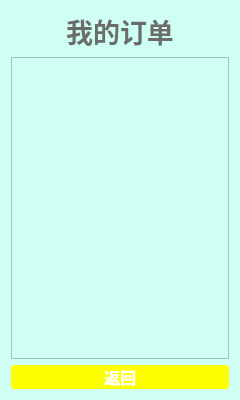
<?xml version="1.0" encoding="UTF-8"?>
<ui version="4.0">
 <class>OrderWidget</class>
 <widget class="QWidget" name="OrderWidget">
  <property name="geometry">
   <rect>
    <x>0</x>
    <y>0</y>
    <width>240</width>
    <height>400</height>
   </rect>
  </property>
  <property name="minimumSize">
   <size>
    <width>240</width>
    <height>400</height>
   </size>
  </property>
  <property name="maximumSize">
   <size>
    <width>240</width>
    <height>400</height>
   </size>
  </property>
  <property name="windowTitle">
   <string>Form</string>
  </property>
  <property name="autoFillBackground">
   <bool>false</bool>
  </property>
  <property name="styleSheet">
   <string notr="true">background-color: rgb(207, 255, 242);</string>
  </property>
  <layout class="QGridLayout" name="gridLayout">
   <item row="0" column="0">
    <widget class="QLabel" name="label">
     <property name="font">
      <font>
       <family>华文行楷</family>
       <pointsize>20</pointsize>
       <weight>75</weight>
       <bold>true</bold>
      </font>
     </property>
     <property name="layoutDirection">
      <enum>Qt::LeftToRight</enum>
     </property>
     <property name="styleSheet">
      <string notr="true">color: rgb(108, 108, 108);</string>
     </property>
     <property name="text">
      <string>我的订单</string>
     </property>
     <property name="alignment">
      <set>Qt::AlignCenter</set>
     </property>
    </widget>
   </item>
   <item row="1" column="0">
    <widget class="QTextBrowser" name="textBrowser_ord"/>
   </item>
   <item row="2" column="0">
    <widget class="QPushButton" name="pushButton_ret">
     <property name="font">
      <font>
       <family>微软雅黑</family>
       <pointsize>12</pointsize>
       <weight>75</weight>
       <bold>true</bold>
      </font>
     </property>
     <property name="styleSheet">
      <string notr="true">QPushButton {  background-color: rgb(255, 255, 0);color: rgb(255, 255, 255); border-radius: 3px; border-color: rgb(127, 127, 127); } QPushButton:hover { background-color: rgb(255, 255, 255);color: rgb(255, 255, 0);}
</string>
     </property>
     <property name="text">
      <string>返回</string>
     </property>
    </widget>
   </item>
  </layout>
 </widget>
 <resources/>
 <connections/>
</ui>
